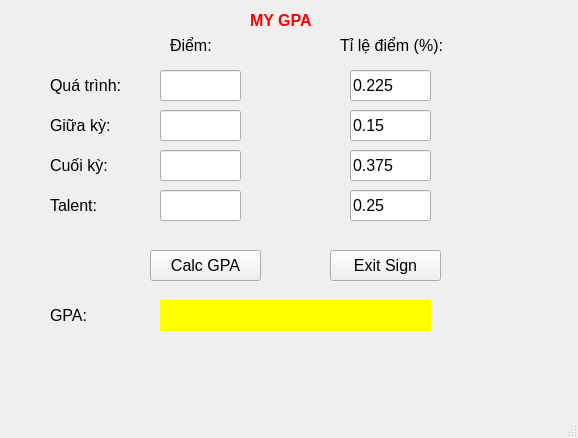
<?xml version="1.0" encoding="UTF-8"?>
<ui version="4.0">
 <class>MainWindow</class>
 <widget class="QMainWindow" name="MainWindow">
  <property name="geometry">
   <rect>
    <x>0</x>
    <y>0</y>
    <width>578</width>
    <height>438</height>
   </rect>
  </property>
  <property name="windowTitle">
   <string>MainWindow</string>
  </property>
  <widget class="QWidget" name="centralwidget">
   <widget class="QLabel" name="label">
    <property name="geometry">
     <rect>
      <x>250</x>
      <y>10</y>
      <width>111</width>
      <height>21</height>
     </rect>
    </property>
    <property name="text">
     <string>&lt;html&gt;&lt;head/&gt;&lt;body&gt;&lt;p&gt;&lt;span style=&quot; font-size:12pt; font-weight:600; color:#ff0000;&quot;&gt;MY GPA&lt;/span&gt;&lt;/p&gt;&lt;/body&gt;&lt;/html&gt;</string>
    </property>
   </widget>
   <widget class="QLabel" name="label_2">
    <property name="geometry">
     <rect>
      <x>50</x>
      <y>70</y>
      <width>101</width>
      <height>31</height>
     </rect>
    </property>
    <property name="font">
     <font>
      <pointsize>12</pointsize>
     </font>
    </property>
    <property name="text">
     <string>Quá trình:</string>
    </property>
   </widget>
   <widget class="QLineEdit" name="lineEditOnGoing">
    <property name="geometry">
     <rect>
      <x>160</x>
      <y>70</y>
      <width>81</width>
      <height>31</height>
     </rect>
    </property>
    <property name="font">
     <font>
      <pointsize>12</pointsize>
     </font>
    </property>
    <property name="text">
     <string/>
    </property>
   </widget>
   <widget class="QLabel" name="label_3">
    <property name="geometry">
     <rect>
      <x>340</x>
      <y>30</y>
      <width>141</width>
      <height>31</height>
     </rect>
    </property>
    <property name="font">
     <font>
      <pointsize>12</pointsize>
     </font>
    </property>
    <property name="text">
     <string>Tỉ lệ điểm (%):</string>
    </property>
   </widget>
   <widget class="QLineEdit" name="lineEditOnGoingPercent">
    <property name="geometry">
     <rect>
      <x>350</x>
      <y>70</y>
      <width>81</width>
      <height>31</height>
     </rect>
    </property>
    <property name="font">
     <font>
      <pointsize>12</pointsize>
     </font>
    </property>
    <property name="text">
     <string>0.225</string>
    </property>
   </widget>
   <widget class="QLabel" name="label_4">
    <property name="geometry">
     <rect>
      <x>170</x>
      <y>30</y>
      <width>51</width>
      <height>31</height>
     </rect>
    </property>
    <property name="font">
     <font>
      <pointsize>12</pointsize>
     </font>
    </property>
    <property name="text">
     <string>Điểm:</string>
    </property>
   </widget>
   <widget class="QLineEdit" name="lineEditMidtermPercent">
    <property name="geometry">
     <rect>
      <x>350</x>
      <y>110</y>
      <width>81</width>
      <height>31</height>
     </rect>
    </property>
    <property name="font">
     <font>
      <pointsize>12</pointsize>
     </font>
    </property>
    <property name="text">
     <string>0.15</string>
    </property>
   </widget>
   <widget class="QLabel" name="label_5">
    <property name="geometry">
     <rect>
      <x>50</x>
      <y>110</y>
      <width>101</width>
      <height>31</height>
     </rect>
    </property>
    <property name="font">
     <font>
      <pointsize>12</pointsize>
     </font>
    </property>
    <property name="text">
     <string>Giữa kỳ:</string>
    </property>
   </widget>
   <widget class="QLineEdit" name="lineEditMidterm">
    <property name="geometry">
     <rect>
      <x>160</x>
      <y>110</y>
      <width>81</width>
      <height>31</height>
     </rect>
    </property>
    <property name="font">
     <font>
      <pointsize>12</pointsize>
     </font>
    </property>
    <property name="text">
     <string/>
    </property>
   </widget>
   <widget class="QLineEdit" name="lineEditFinal">
    <property name="geometry">
     <rect>
      <x>160</x>
      <y>150</y>
      <width>81</width>
      <height>31</height>
     </rect>
    </property>
    <property name="font">
     <font>
      <pointsize>12</pointsize>
     </font>
    </property>
    <property name="text">
     <string/>
    </property>
   </widget>
   <widget class="QLabel" name="label_6">
    <property name="geometry">
     <rect>
      <x>50</x>
      <y>150</y>
      <width>101</width>
      <height>31</height>
     </rect>
    </property>
    <property name="font">
     <font>
      <pointsize>12</pointsize>
     </font>
    </property>
    <property name="text">
     <string>Cuối kỳ:</string>
    </property>
   </widget>
   <widget class="QLineEdit" name="lineEditFinalPercent">
    <property name="geometry">
     <rect>
      <x>350</x>
      <y>150</y>
      <width>81</width>
      <height>31</height>
     </rect>
    </property>
    <property name="font">
     <font>
      <pointsize>12</pointsize>
     </font>
    </property>
    <property name="text">
     <string>0.375</string>
    </property>
   </widget>
   <widget class="QLineEdit" name="lineEditTalentPercent">
    <property name="geometry">
     <rect>
      <x>350</x>
      <y>190</y>
      <width>81</width>
      <height>31</height>
     </rect>
    </property>
    <property name="font">
     <font>
      <pointsize>12</pointsize>
     </font>
    </property>
    <property name="text">
     <string>0.25</string>
    </property>
   </widget>
   <widget class="QLineEdit" name="lineEditTalent">
    <property name="geometry">
     <rect>
      <x>160</x>
      <y>190</y>
      <width>81</width>
      <height>31</height>
     </rect>
    </property>
    <property name="font">
     <font>
      <pointsize>12</pointsize>
     </font>
    </property>
    <property name="text">
     <string/>
    </property>
   </widget>
   <widget class="QLabel" name="label_7">
    <property name="geometry">
     <rect>
      <x>50</x>
      <y>190</y>
      <width>101</width>
      <height>31</height>
     </rect>
    </property>
    <property name="font">
     <font>
      <pointsize>12</pointsize>
     </font>
    </property>
    <property name="text">
     <string>Talent:</string>
    </property>
   </widget>
   <widget class="QPushButton" name="pushButtonGPA">
    <property name="geometry">
     <rect>
      <x>150</x>
      <y>250</y>
      <width>111</width>
      <height>31</height>
     </rect>
    </property>
    <property name="font">
     <font>
      <pointsize>12</pointsize>
     </font>
    </property>
    <property name="text">
     <string>Calc GPA</string>
    </property>
   </widget>
   <widget class="QLabel" name="label_8">
    <property name="geometry">
     <rect>
      <x>50</x>
      <y>300</y>
      <width>101</width>
      <height>31</height>
     </rect>
    </property>
    <property name="font">
     <font>
      <pointsize>12</pointsize>
     </font>
    </property>
    <property name="text">
     <string>GPA:</string>
    </property>
   </widget>
   <widget class="QLabel" name="labelGPAResult">
    <property name="geometry">
     <rect>
      <x>160</x>
      <y>300</y>
      <width>271</width>
      <height>31</height>
     </rect>
    </property>
    <property name="font">
     <font>
      <pointsize>12</pointsize>
     </font>
    </property>
    <property name="styleSheet">
     <string notr="true">background-color: rgb(255, 255, 0);</string>
    </property>
    <property name="text">
     <string/>
    </property>
   </widget>
   <widget class="QPushButton" name="ExitSign">
    <property name="geometry">
     <rect>
      <x>330</x>
      <y>250</y>
      <width>111</width>
      <height>31</height>
     </rect>
    </property>
    <property name="font">
     <font>
      <pointsize>12</pointsize>
     </font>
    </property>
    <property name="text">
     <string>Exit Sign</string>
    </property>
   </widget>
  </widget>
  <widget class="QMenuBar" name="menubar">
   <property name="geometry">
    <rect>
     <x>0</x>
     <y>0</y>
     <width>578</width>
     <height>26</height>
    </rect>
   </property>
  </widget>
  <widget class="QStatusBar" name="statusbar"/>
 </widget>
 <resources/>
 <connections>
  <connection>
   <sender>ExitSign</sender>
   <signal>clicked()</signal>
   <receiver>MainWindow</receiver>
   <slot>close()</slot>
   <hints>
    <hint type="sourcelabel">
     <x>385</x>
     <y>291</y>
    </hint>
    <hint type="destinationlabel">
     <x>288</x>
     <y>218</y>
    </hint>
   </hints>
  </connection>
 </connections>
</ui>
